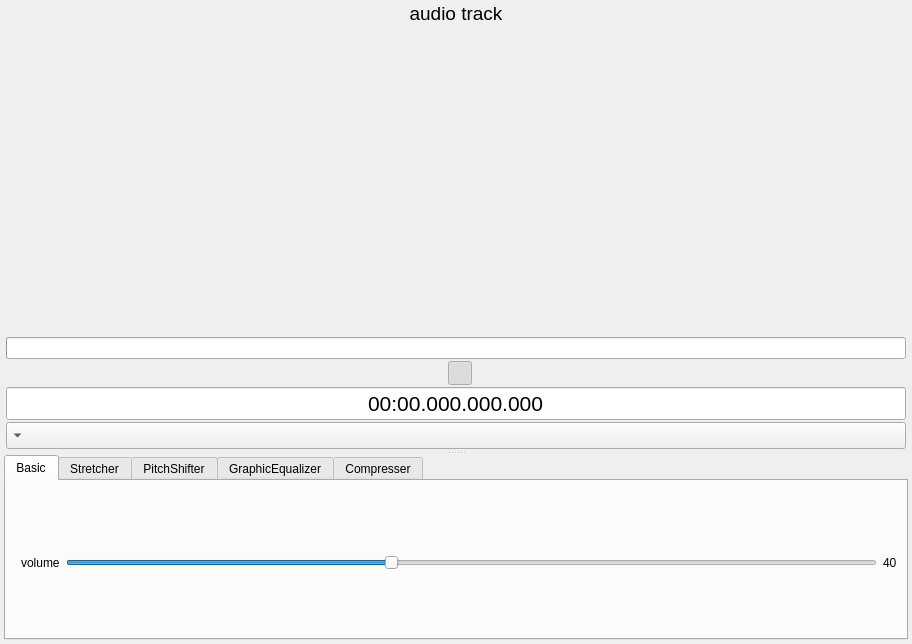
<?xml version="1.0" encoding="UTF-8"?>
<ui version="4.0">
 <class>AudioController</class>
 <widget class="QWidget" name="AudioController">
  <property name="geometry">
   <rect>
    <x>0</x>
    <y>0</y>
    <width>912</width>
    <height>644</height>
   </rect>
  </property>
  <property name="windowTitle">
   <string>Audio Controller</string>
  </property>
  <layout class="QVBoxLayout" name="verticalLayout" stretch="0,1">
   <property name="spacing">
    <number>2</number>
   </property>
   <property name="leftMargin">
    <number>2</number>
   </property>
   <property name="topMargin">
    <number>2</number>
   </property>
   <property name="rightMargin">
    <number>2</number>
   </property>
   <property name="bottomMargin">
    <number>2</number>
   </property>
   <item>
    <widget class="QLabel" name="main_track_label">
     <property name="font">
      <font>
       <pointsize>14</pointsize>
      </font>
     </property>
     <property name="text">
      <string>audio track</string>
     </property>
     <property name="alignment">
      <set>Qt::AlignmentFlag::AlignCenter</set>
     </property>
    </widget>
   </item>
   <item>
    <widget class="QWidget" name="main_track_widget" native="true">
     <layout class="QHBoxLayout" name="horizontalLayout">
      <property name="spacing">
       <number>2</number>
      </property>
      <property name="leftMargin">
       <number>2</number>
      </property>
      <property name="topMargin">
       <number>2</number>
      </property>
      <property name="rightMargin">
       <number>2</number>
      </property>
      <property name="bottomMargin">
       <number>2</number>
      </property>
      <item>
       <widget class="QSplitter" name="splitter">
        <property name="orientation">
         <enum>Qt::Orientation::Vertical</enum>
        </property>
        <property name="opaqueResize">
         <bool>false</bool>
        </property>
        <widget class="QWidget" name="track_viewer" native="true">
         <layout class="QVBoxLayout" name="verticalLayout_2">
          <property name="spacing">
           <number>2</number>
          </property>
          <property name="leftMargin">
           <number>2</number>
          </property>
          <property name="topMargin">
           <number>2</number>
          </property>
          <property name="rightMargin">
           <number>2</number>
          </property>
          <property name="bottomMargin">
           <number>2</number>
          </property>
          <item>
           <spacer name="verticalSpacer">
            <property name="orientation">
             <enum>Qt::Orientation::Vertical</enum>
            </property>
            <property name="sizeHint" stdset="0">
             <size>
              <width>20</width>
              <height>40</height>
             </size>
            </property>
           </spacer>
          </item>
          <item>
           <widget class="QWidget" name="audio_graphic" native="true"/>
          </item>
          <item>
           <widget class="QProgressBar" name="audio_progress">
            <property name="maximum">
             <number>10000</number>
            </property>
            <property name="value">
             <number>0</number>
            </property>
            <property name="textVisible">
             <bool>false</bool>
            </property>
           </widget>
          </item>
          <item>
           <widget class="QWidget" name="base_controller" native="true">
            <layout class="QHBoxLayout" name="horizontalLayout_2">
             <property name="spacing">
              <number>2</number>
             </property>
             <property name="leftMargin">
              <number>6</number>
             </property>
             <property name="topMargin">
              <number>0</number>
             </property>
             <property name="rightMargin">
              <number>0</number>
             </property>
             <property name="bottomMargin">
              <number>0</number>
             </property>
             <item>
              <widget class="QWidget" name="time_edit_widget" native="true">
               <layout class="QVBoxLayout" name="verticalLayout_3">
                <property name="spacing">
                 <number>2</number>
                </property>
                <property name="leftMargin">
                 <number>0</number>
                </property>
                <property name="topMargin">
                 <number>0</number>
                </property>
                <property name="rightMargin">
                 <number>0</number>
                </property>
                <property name="bottomMargin">
                 <number>0</number>
                </property>
               </layout>
              </widget>
             </item>
             <item>
              <spacer name="horizontalSpacer">
               <property name="orientation">
                <enum>Qt::Orientation::Horizontal</enum>
               </property>
               <property name="sizeHint" stdset="0">
                <size>
                 <width>40</width>
                 <height>20</height>
                </size>
               </property>
              </spacer>
             </item>
             <item>
              <widget class="QPushButton" name="fast_backward_button">
               <property name="minimumSize">
                <size>
                 <width>24</width>
                 <height>24</height>
                </size>
               </property>
               <property name="maximumSize">
                <size>
                 <width>24</width>
                 <height>24</height>
                </size>
               </property>
               <property name="focusPolicy">
                <enum>Qt::FocusPolicy::NoFocus</enum>
               </property>
               <property name="text">
                <string/>
               </property>
               <property name="icon">
                <iconset resource="../../../resources/glsrcs.qrc">
                 <normaloff>:/icons/backward.svg</normaloff>:/icons/backward.svg</iconset>
               </property>
               <property name="iconSize">
                <size>
                 <width>16</width>
                 <height>16</height>
                </size>
               </property>
               <property name="flat">
                <bool>true</bool>
               </property>
              </widget>
             </item>
             <item>
              <widget class="QPushButton" name="pause_button">
               <property name="minimumSize">
                <size>
                 <width>24</width>
                 <height>24</height>
                </size>
               </property>
               <property name="maximumSize">
                <size>
                 <width>24</width>
                 <height>24</height>
                </size>
               </property>
               <property name="focusPolicy">
                <enum>Qt::FocusPolicy::NoFocus</enum>
               </property>
               <property name="text">
                <string/>
               </property>
               <property name="icon">
                <iconset resource="../../../resources/glsrcs.qrc">
                 <normaloff>:/icons/pause.svg</normaloff>
                 <normalon>:/icons/play.svg</normalon>
                 <activeon>:/icons/play.svg</activeon>
                 <selectedon>:/icons/play.svg</selectedon>:/icons/pause.svg</iconset>
               </property>
               <property name="iconSize">
                <size>
                 <width>16</width>
                 <height>16</height>
                </size>
               </property>
               <property name="checkable">
                <bool>true</bool>
               </property>
               <property name="checked">
                <bool>true</bool>
               </property>
               <property name="flat">
                <bool>true</bool>
               </property>
              </widget>
             </item>
             <item>
              <widget class="QPushButton" name="fast_forward_button">
               <property name="minimumSize">
                <size>
                 <width>24</width>
                 <height>24</height>
                </size>
               </property>
               <property name="maximumSize">
                <size>
                 <width>24</width>
                 <height>24</height>
                </size>
               </property>
               <property name="focusPolicy">
                <enum>Qt::FocusPolicy::NoFocus</enum>
               </property>
               <property name="text">
                <string/>
               </property>
               <property name="icon">
                <iconset resource="../../../resources/glsrcs.qrc">
                 <normaloff>:/icons/forward.svg</normaloff>:/icons/forward.svg</iconset>
               </property>
               <property name="iconSize">
                <size>
                 <width>16</width>
                 <height>16</height>
                </size>
               </property>
               <property name="flat">
                <bool>true</bool>
               </property>
              </widget>
             </item>
             <item>
              <spacer name="horizontalSpacer_2">
               <property name="orientation">
                <enum>Qt::Orientation::Horizontal</enum>
               </property>
               <property name="sizeHint" stdset="0">
                <size>
                 <width>40</width>
                 <height>20</height>
                </size>
               </property>
              </spacer>
             </item>
            </layout>
           </widget>
          </item>
          <item>
           <widget class="QLineEdit" name="time_edit">
            <property name="font">
             <font>
              <pointsize>16</pointsize>
             </font>
            </property>
            <property name="focusPolicy">
             <enum>Qt::FocusPolicy::ClickFocus</enum>
            </property>
            <property name="text">
             <string>00:00.000.000.000</string>
            </property>
            <property name="alignment">
             <set>Qt::AlignmentFlag::AlignCenter</set>
            </property>
           </widget>
          </item>
          <item>
           <widget class="QComboBox" name="unit_selection">
            <property name="font">
             <font>
              <pointsize>12</pointsize>
             </font>
            </property>
            <property name="layoutDirection">
             <enum>Qt::LayoutDirection::RightToLeft</enum>
            </property>
            <property name="currentText">
             <string/>
            </property>
            <property name="currentIndex">
             <number>-1</number>
            </property>
            <property name="placeholderText">
             <string>unit</string>
            </property>
           </widget>
          </item>
         </layout>
        </widget>
        <widget class="QTabWidget" name="functions">
         <property name="currentIndex">
          <number>0</number>
         </property>
         <widget class="QWidget" name="basic_tab">
          <attribute name="title">
           <string>Basic</string>
          </attribute>
          <layout class="QVBoxLayout" name="verticalLayout_4">
           <property name="spacing">
            <number>0</number>
           </property>
           <property name="leftMargin">
            <number>6</number>
           </property>
           <property name="topMargin">
            <number>6</number>
           </property>
           <property name="rightMargin">
            <number>0</number>
           </property>
           <property name="bottomMargin">
            <number>0</number>
           </property>
           <item>
            <widget class="QWidget" name="volume_controller" native="true">
             <layout class="QHBoxLayout" name="horizontalLayout_3">
              <item>
               <widget class="QLabel" name="volume_label">
                <property name="text">
                 <string>volume</string>
                </property>
               </widget>
              </item>
              <item>
               <widget class="QSlider" name="volume_slider">
                <property name="focusPolicy">
                 <enum>Qt::FocusPolicy::WheelFocus</enum>
                </property>
                <property name="minimum">
                 <number>0</number>
                </property>
                <property name="maximum">
                 <number>100</number>
                </property>
                <property name="pageStep">
                 <number>5</number>
                </property>
                <property name="value">
                 <number>40</number>
                </property>
                <property name="orientation">
                 <enum>Qt::Orientation::Horizontal</enum>
                </property>
               </widget>
              </item>
              <item>
               <widget class="QLabel" name="volume_value_label">
                <property name="text">
                 <string notr="true">40</string>
                </property>
               </widget>
              </item>
             </layout>
            </widget>
           </item>
          </layout>
         </widget>
         <widget class="QWidget" name="strecher_tab">
          <attribute name="title">
           <string>Stretcher</string>
          </attribute>
         </widget>
         <widget class="QWidget" name="pitchshifter_tab">
          <attribute name="title">
           <string>PitchShifter</string>
          </attribute>
         </widget>
         <widget class="QWidget" name="graphiceq_tab">
          <attribute name="title">
           <string>GraphicEqualizer</string>
          </attribute>
         </widget>
         <widget class="QWidget" name="compresser_tab">
          <attribute name="title">
           <string>Compresser</string>
          </attribute>
         </widget>
        </widget>
       </widget>
      </item>
     </layout>
    </widget>
   </item>
  </layout>
 </widget>
 <resources>
  <include location="../../../resources/glsrcs.qrc"/>
 </resources>
 <connections/>
</ui>
